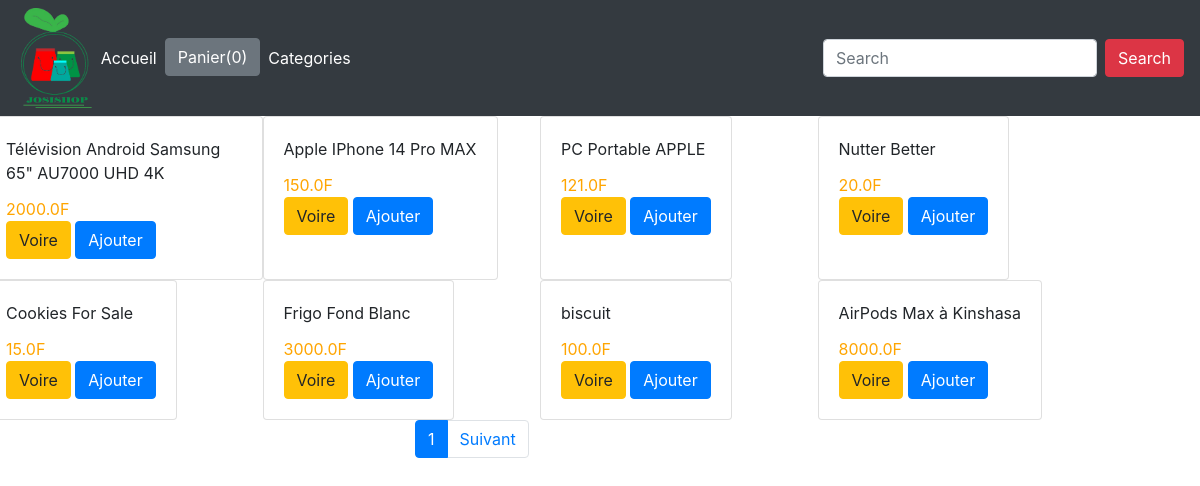
The page / on the database its author committed.
### produit/models.py (models this page shows, shortened)
class Produit(models.Model):
    title = models.CharField(max_length=225)
    price = models.FloatField()
    descri = models.TextField()
    category = models.ForeignKey(Category, related_name='categorie', on_delete=models.CASCADE)
    image = models.CharField(max_length=5000)
    date_sent = models.DateField(auto_now=True)
    class Meta:
        ordering = ['date_sent']

### produit/views.py (the view)
# urls.py: path('', index, name='index'),
def index(request):
    produit_object =Produit.objects.all()
    item_name = request.GET.get('item-name')
    if item_name !='' and item_name is not None:
        produit_object = Produit.objects.filter(title__icontains=item_name)
    paginator = Paginator(produit_object, 8)
    page = request.GET.get('page')
    produit_object = paginator.get_page(page)
    if request.method == "GET":
        title = request.GET.get('recherche')
        if title is not None:
            produit_object = Produit.objects.filter(title__icontains=title)
    return render(request, 'index.html', {'produit_object': produit_object})

### templates/index.html (shortened to what this page needs)
{% extends 'base.html' %}{% load static %}
{% block content %}
<div class="row">
    {% for produit in produit_object %}
    <div class="row col-md-3">
        <div class="card">
            <div class="card-body">
                <div id="aa{{ produit.id }}" class="card-title">{{ produit.title }}</div>
                <div id="price{{ produit.id }}" style="color:orange" class="card-text"> {{ produit.price }}F</div>
                <a href="{{ produit.id }}" class="btn btn-warning">Voire</a>
                <button id="{{ produit.id }}" class="btn ted btn-primary">Ajouter</button>
            </div>
        </div>
    </div>
    {% endfor %}
</div>
<div class="row-mt-3">
    <div class="col-md-3 offset-md-4">
        <ul class="pagination">
            <li class="page-item active">
                <a class="page-link" href="?page={{ produit_object.next_number }}  "> {{ produit_object.next_number }}1</a>
            </li>
            {% if produit_object.has_next %}
            <li class="page-item">
                <a class="page-link" href="?page={{ produit_object.next_page_number }} ">Suivant</a>
            </li>
            {% endif %}
        </ul>
    </div>
</div>
{% endblock %}

### templates/base.html (shortened to what this page needs)
{% load static %}
<!DOCTYPE html>
<html lang="en">
<head>
    <link rel="stylesheet" href="https://cdn.jsdelivr.net/npm/bootstrap@4.0.0/dist/css/bootstrap.min.css">
    <link rel="stylesheet" href="{% static 'style.css' %}">
</head>
<body>
    <nav class="navbar sticky-top navbar-expand-lg navbar-light bg-dark">
        <div class="image">
            <img style="height: 100px;" src="/static/image/josii.png" alt="">
        </div>
        <div class="collapse navbar-collapse" id="navbarSupportedContent">
            <ul class="navbar-nav mr-auto">
                <li class="nav-item active">
                    <a class="nav-link" href="{% url 'index' %}" style="color: white">Accueil <span class="sr-only">(current)</span></a>
                </li>
                <li class="nav-item">
                    <button id="panier" type="button" class="btn btn-secondary" data-html="true" data-container="body" data-toggle="popover" data-placement="bottom" data-content="Vivamus
                    sagittis lacus vel augue laoreet rutrum faucibus.">
                      Panier(0)
                   </button>
                </li>
                <li class="nav-item">
                    <a class="nav-link" href="#" style="color: white">Categories</a>
                </li>
            </ul>
            <form class="form-inline my-2 my-lg-0">
                <input class="form-control mr-sm-2" type="search" name="recherche" placeholder="Search" aria-label="Search">
                <button class="btn btn-danger my-2 my-sm-0" type="submit">Search</button>
            </form>
        </div>
    </nav>
    {% block content %}{% endblock %}
</body>
</html>

### rows shown on the page
Produit: title "Télévision Android Samsung 65\" AU7000 UHD 4K", price "2000.0"
Produit: title "Apple IPhone 14 Pro MAX", price "150.0"
Produit: title "PC Portable APPLE", price "121.0"
Produit: title "Nutter Better", price "20.0"
Produit: title "Cookies For Sale", price "15.0"
Produit: title "Frigo Fond Blanc", price "3000.0"
Produit: title "biscuit", price "100.0"
Produit: title "AirPods Max à Kinshasa", price "8000.0"
